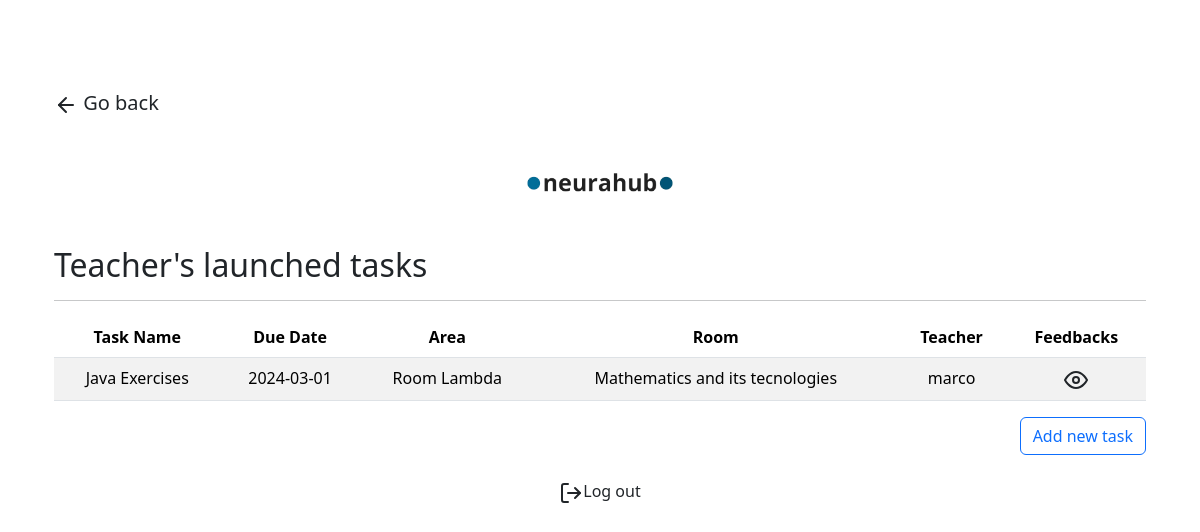
Before: /admin-panel (signed in) with the older database file.
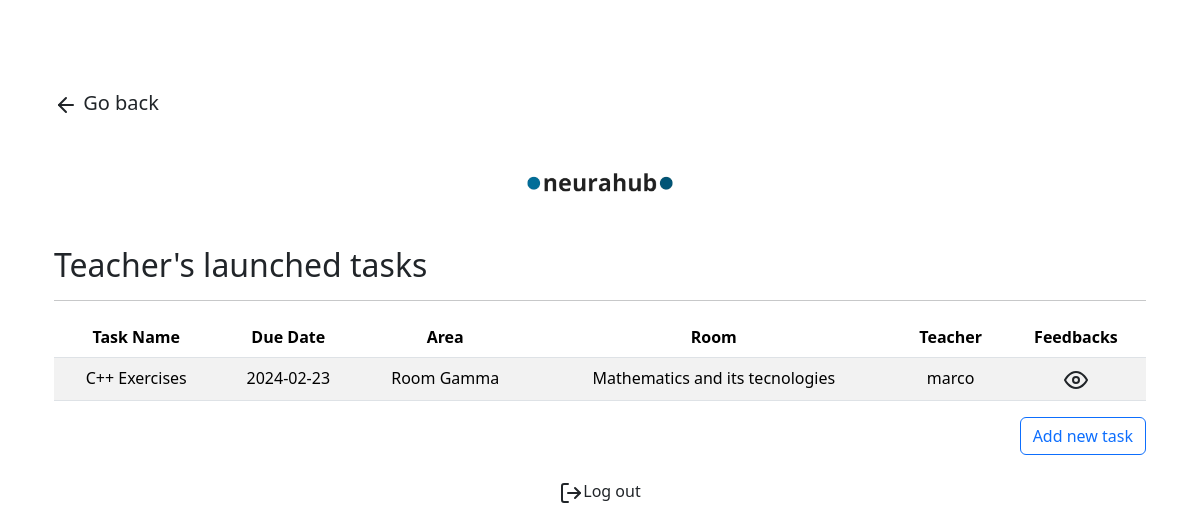
After: the same page with the newer database file.
### tables this page shows
CREATE TABLE "tasks" (
    id INTEGER PRIMARY KEY,
    task_name TEXT NOT NULL,
    due_date DATE NOT NULL,
    area_id INTEGER NOT NULL,
    room_id INTEGER NOT NULL, teacher_username TEXT, reviewed INTEGER DEFAULT 0,
    FOREIGN KEY (area_id) REFERENCES areas (id),
    FOREIGN KEY (room_id) REFERENCES rooms (id)
);

CREATE TABLE rooms (
        id INTEGER PRIMARY KEY,
        room_name TEXT NOT NULL
    );

CREATE TABLE teacher_areas (
        id INTEGER PRIMARY KEY,
        area_name TEXT NOT NULL
    );

### src/routes/routes.py (the view)
@blueprint.route('/admin-panel', methods=['GET', 'POST'])
def return_admin_panel():
    return admin_panel_page()

### src/controllers/controllers_methods.py (called while the page is built)
def check_if_admin_logged_in():
    if session.get('logged_in_adm') and session.get('admin_username'):
        return True

### templates/admin_panel.html (shortened to what this page needs)
<!DOCTYPE html>
<html lang="en">
	<head>
		<link rel="stylesheet" type="text/css" href="{{ url_for('static', filename='style/style.css') }}">
		<link href="https://cdn.jsdelivr.net/npm/bootstrap@5.3.2/dist/css/bootstrap.min.css" rel="stylesheet"
>
	</head>
	<body>
		<div class="container mx-auto p-4">
			<div class="mt-3 pt-5">
				<a href="/" class="text-dark text-decoration-none fs-5"><i data-feather="arrow-left"></i> Go back</a>
			</div>
			<div class="d-flex justify-content-center align-items-center">
				<a href="/">
					<img src="{{ url_for('static', filename='img/neurahub_logo_no_bg.png') }}" alt="Logo" height="128" class="d-inline-block align-items-center mx-auto px-5">
				</a>
			</div>
			<h2>Teacher's launched tasks</h2>
			<hr>
			{% if current_tasks %}
			<div class="table-responsive">
				<table class="table table-striped table-hover text-center align-items-center">
					<thead>
						<tr>
							<th scope="col">Task Name</th>
							<th scope="col">Due Date</th>
							<th scope="col">Area</th>
							<th scope="col">Room</th>
							<th scope="col">Teacher</th>
							<th scope="col">Feedbacks</th>
						</tr>
					</thead>
					<tbody>
						{% for task in current_tasks %}
						<tr>
							<td>{{ task['task_name'] }}</td>
							<td>{{ task['due_date'] }}</td>
							<td>{{ task['area_name'] }}</td>
							<td>{{ task['room_name'] }}</td>
							<td>{{ task['responsible_teacher'] }}</td>
							<td>
								<div class="d-flex justify-content-center"H>
									<div class="px-1">
										<a href="{{ url_for('main.return_processed_id_to_feedback', task_id=task['task_id']) }}"
											class="text-dark"><i data-feather="eye"></i></a>
									</div>
								</div>
							</td>
						</tr>
						{% endfor %}
					</tbody>
				</table>
			</div>
			{% else %}
			<div class="text-center">
				<p class="fs-3">No tasks to see today</p>
			</div>
			{% endif %}
			<div class="d-flex justify-content-end">
				<a class="btn btn-outline-primary" role="button" aria-pressed="true" href="/create-task">Add new task</a>
			</div>
		</div>
		<div class="container d-flex justify-content-center">
			<a href="{{ url_for('main.logout_teacher') }}" class="text-dark text-decoration-none"><i data-feather="log-out"></i>Log out</a>
		</div>
	</body>
</html>

Changed rows visible on the page:
removed tasks: task_name "Java Exercises", due_date "2024-03-01", area_name "Room Lambda", room_name "Mathematics and its tecnologies", responsible_teacher "marco"
added tasks: task_name "C++ Exercises", due_date "2024-02-23", area_name "Room Gamma", room_name "Mathematics and its tecnologies", responsible_teacher "marco"
